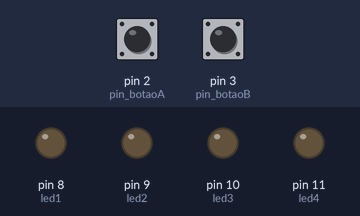
A sketch run on a simulated Arduino Uno, built with avr-gcc and run on an emulated ATmega328P. Parts: output pins drawn as LEDs (lit = HIGH). Inputs (shaded band) come from the test bench; at power-on: pin 2 (pin_botaoA) HIGH, pin 3 (pin_botaoB) HIGH.

Above: at 1.2 s.
1.3 s: pin 2 (pin_botaoA) pulled LOW for 0.15 s
At 1.37 s:
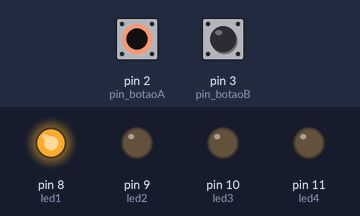
2.9 s: pin 3 (pin_botaoB) pulled LOW for 0.15 s
At 2.97 s:
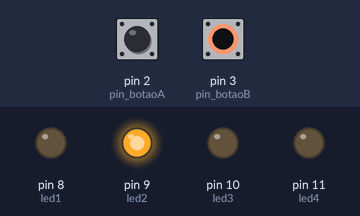
4.5 s: pin 3 (pin_botaoB) pulled LOW for 3.2 s
At 8.2 s:
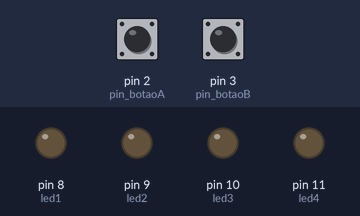
9.2 s: pin 2 (pin_botaoA) pulled LOW for 3.2 s
At 10.5 s:
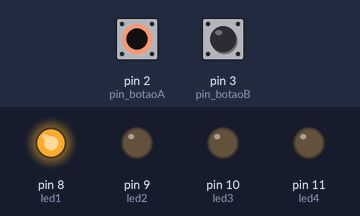
13.9 s: pin 2 (pin_botaoA) driven LOW and pin 3 (pin_botaoB) driven LOW
At 15.3 s:
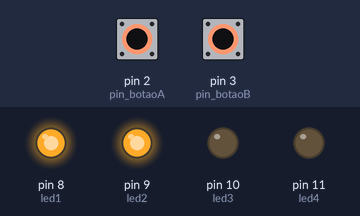
Timing chart, 0 to 16.4 s (numbered marks = the images above; inputs shaded):
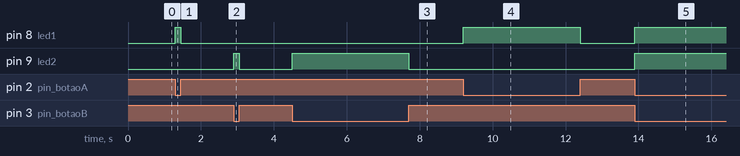

The sketch:

bombeamento.ino
```cpp
#define led1 8    // LED 1 no pino digital 8
#define led2 9    // LED 2 no pino digital 9
#define led3 10   // LED 3 no pino digital 10 (não está sendo usado neste código)
#define led4 11   // LED 4 no pino digital 11 (não está sendo usado neste código)
#define pin_botaoA 2  // Botão A no pino digital 2
#define pin_botaoB 3  // Botão B no pino digital 3
#define pin_botaoC 4  // Botão C no pino digital 4 (não está sendo usado neste código)

void setup() {
  // Configura os LEDs como saída
  pinMode(led1, OUTPUT);
  pinMode(led2, OUTPUT);
  pinMode(led3, OUTPUT);
  pinMode(led4, OUTPUT);

  // Configura os botões como entrada
  pinMode(pin_botaoA, INPUT);
  pinMode(pin_botaoB, INPUT);
  pinMode(pin_botaoC, INPUT);

  // Inicializa a comunicação serial, útil para monitoramento se desejar
  Serial.begin(9600);
}

void loop() {
  // Faz a leitura do estado dos botões
  bool sH = digitalRead(pin_botaoA); // Lê o estado do botão A (sH)
  bool sL = digitalRead(pin_botaoB); // Lê o estado do botão B (sL)

  // Se os dois botões estiverem SOLTOS (sL == 0 e sH == 0)
  if ((sL == 0) && (sH == 0)) {
    digitalWrite(led1, 1); // Liga LED1
    digitalWrite(led2, 1); // Liga LED2
  }

  // Se botão B estiver SOLTO (sL == 0) e botão A PRESSIONADO (sH == 1)
  if ((sL == 0) && (sH == 1)) {
    digitalWrite(led1, 0); // Desliga LED1
    digitalWrite(led2, 1); // Liga LED2
  }

  // Se botão B estiver PRESSIONADO (sL == 1) e botão A SOLTO (sH == 0)
  if ((sL == 1) && (sH == 0)) {
    digitalWrite(led1, 1); // Liga LED1
    digitalWrite(led2, 0); // Desliga LED2
  }

  // Se os dois botões estiverem PRESSIONADOS (sL == 1 e sH == 1)
  if ((sL == 1) && (sH == 1)) {
    digitalWrite(led1, 0); // Desliga LED1
    digitalWrite(led2, 0); // Desliga LED2
  }
}
```

Measured:
- after the input at 1.3 s, pin 8 (led1): LOW → HIGH at once, → LOW 0.15 s later
- after the input at 2.9 s, pin 9 (led2): LOW → HIGH at once, → LOW 0.15 s later
- after the input at 4.5 s, pin 9 (led2): LOW → HIGH at once, → LOW 3.2 s later
- after the input at 9.2 s, pin 8 (led1): LOW → HIGH at once, → LOW 3.2 s later
- after the input at 13.9 s, pin 8 (led1), pin 9 (led2): LOW → HIGH at once
